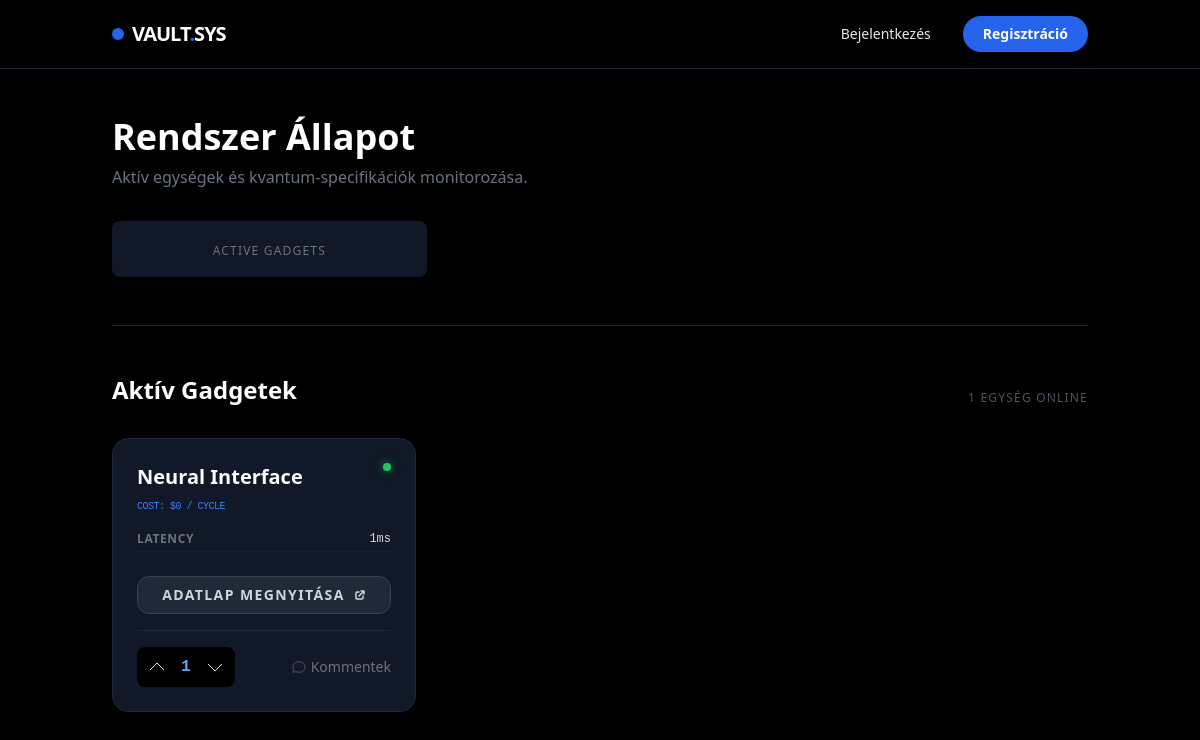
The page / on the database its author committed.
### apps/challenges/models.py (models this page shows, shortened)
class Gadget(models.Model):
    name = models.CharField(max_length=255)
    slug = models.SlugField(unique=True, blank=True)
    specs = models.JSONField(default=dict, blank=True)
    main_image = models.ImageField(upload_to='gadgets/%Y/%m/%d/', null=True, blank=True)
    operating_cost = models.DecimalField(max_digits=15, decimal_places=2, default=0.00)
    operating_cost = models.DecimalField(max_digits=15, decimal_places=2, default=0.00)
    prerequisite = models.ForeignKey(
        'self',
        on_delete=models.SET_NULL,
        null=True,
        blank=True,
        related_name='unlocks'
    )
    readme_content = models.TextField(
        blank=True,
        help_text="Írj Markdown formátumban, mint a GitHubon"
    )
    external_links = models.JSONField(default=list, blank=True)
    created_at = models.DateTimeField(auto_now_add=True)
    @property
    def total_score(self):
        return sum(v.value for v in self.votes.all())

class Vote(models.Model):
    VOTE_CHOICES = ( (1, 'Up'), (-1, 'Down') )
    gadget = models.ForeignKey('Gadget', on_delete=models.CASCADE, related_name='votes')
    user = models.ForeignKey(User, on_delete=models.CASCADE)
    value = models.IntegerField(choices=VOTE_CHOICES)
    class Meta:
        unique_together = ('gadget', 'user') # Egy felhasználó csak egyszer szavazhat egy gadgetre

### apps/challenges/views.py (the view)
# urls.py: path('', DashboardView.as_view(), name='dashboard'),
class DashboardView(View):
    def get(self, request):
        gadgets = Gadget.objects.all().order_by('operating_cost')
        user_unlocked_ids = [g.id for g in gadgets if g.operating_cost == 0]
        return render(request, 'challenges/index.html', {
            'gadgets': gadgets,
            'user_unlocked_ids': user_unlocked_ids
        })

### templates/challenges/index.html (shortened to what this page needs)
{% load static %}
<!DOCTYPE html>
<html lang="hu">
<head>
    <script src="https://cdn.tailwindcss.com"></script>
</head>
<body class="bg-black text-gray-200 font-sans selection:bg-blue-500/30">
    <nav class="sticky top-0 z-50 bg-black/80 backdrop-blur-md border-b border-gray-800">
        <div class="container mx-auto px-6 py-4 flex justify-between items-center">
            <div class="flex items-center space-x-2">
                <div class="w-3 h-3 bg-blue-600 rounded-full animate-pulse"></div>
                <span class="text-xl font-black tracking-tighter text-white">VAULT<span class="text-blue-600">.</span>SYS</span>
            </div>
            <div class="hidden md:flex items-center space-x-8">
                {% if user.is_authenticated %}
                    <div class="flex items-center space-x-4">
                        <span class="text-sm text-gray-500">Operátor: <span class="text-blue-400 font-mono">{{ user.username }}</span></span>
                        {% include "partials/_logout_button.html" %}
                    </div>
                {% else %}
                    <a href="{% url 'accounts:login' %}" class="text-sm font-medium hover:text-white transition">Bejelentkezés</a>
                    <a href="{% url 'accounts:register' %}" class="bg-blue-600 hover:bg-blue-700 text-white px-5 py-2 rounded-full text-sm font-bold transition">Regisztráció</a>
                {% endif %}
            </div>
        </div>
    </nav>
    <main class="container mx-auto px-6 py-12">
        <section class="mb-12">
            <h1 class="text-4xl font-extrabold text-white mb-2">Rendszer Állapot</h1>
            <p class="text-gray-500 mb-8">Aktív egységek és kvantum-specifikációk monitorozása.</p>
            {% include "partials/_stat_grid.html" with stats=stats %}
        </section>
        <hr class="border-gray-800 mb-12">
        <section>
            <div class="flex justify-between items-end mb-8">
                <h2 class="text-2xl font-bold text-white">Aktív Gadgetek</h2>
                <span class="text-xs text-gray-600 uppercase tracking-widest">{{ gadgets|length }} Egység online</span>
            </div>
            <div class="grid grid-cols-1 md:grid-cols-2 lg:grid-cols-3 gap-8">
                {% for gadget in gadgets %}
                    {% include "partials/_gadget_card.html" with gadget=gadget %}
                {% endfor %}
            </div>
        </section>
    </main>
</body>
</html>

### templates/partials/_gadget_card.html (shortened to what this page needs)
<div class="bg-gray-900 rounded-2xl border border-gray-800 p-6 flex flex-col h-full hover:border-blue-500/50 transition-all duration-300 group shadow-lg relative overflow-hidden">
    <div class="flex justify-between items-start mb-4">
        <div>
            <h3 class="text-xl font-bold text-white group-hover:text-blue-400 transition-colors">
                {{ gadget.name }}
            </h3>
            <span class="text-[10px] text-blue-500 font-mono uppercase tracking-tighter">
                Cost: ${{ gadget.operating_cost|floatformat:0 }} / Cycle
            </span>
        </div>
        <div class="w-2 h-2 bg-green-500 rounded-full shadow-[0_0_8px_rgba(34,197,94,0.6)]"></div>
    </div>
    <div class="flex-grow">
        <ul class="space-y-2 mb-6">
            {% for key, value in gadget.specs.items|slice:":3" %}
            <li class="flex justify-between text-xs border-b border-gray-800/50 pb-1">
                <span class="text-gray-500 uppercase tracking-wider font-semibold">{{ key }}</span>
                <span class="text-gray-300 font-mono">{{ value }}</span>
            </li>
            {% endfor %}
        </ul>
    </div>
    <div class="space-y-4">
        <a href="{% url 'challenges:detail' gadget.slug %}"
           target="_blank"
           class="block text-center w-full py-2 rounded-xl bg-gray-800 hover:bg-gray-700 text-gray-300 text-sm font-bold transition-all border border-gray-700 uppercase tracking-widest">
            Adatlap megnyitása
            <svg xmlns="http://www.w3.org/2000/svg" class="h-3 w-3 inline ml-1 mb-0.5" fill="none" viewBox="0 0 24 24" stroke="currentColor">
                <path stroke-linecap="round" stroke-linejoin="round" stroke-width="3" d="M10 6H6a2 2 0 00-2 2v10a2 2 0 002 2h10a2 2 0 002-2v-4M14 4h6m0 0v6m0-6L10 14" />
            </svg>
        </a>
        {% include "partials/_interaction_bar.html" with gadget=gadget %}
    </div>
</div>

### templates/partials/_interaction_bar.html
<div class="flex items-center justify-between mt-4 pt-4 border-t border-gray-800">
    <div class="flex items-center space-x-2 bg-black rounded-lg p-1">
        <button onclick="vote({{ gadget.id }}, 1)" class="p-1 hover:text-green-500 transition">
            <svg class="w-6 h-6" fill="none" stroke="currentColor" viewBox="0 0 24 24"><path d="M5 15l7-7 7 7"></path></svg>
        </button>
        <span class="font-mono font-bold text-blue-400" id="score-{{ gadget.id }}">{{ gadget.total_score }}</span>
        <button onclick="vote({{ gadget.id }}, -1)" class="p-1 hover:text-red-500 transition">
            <svg class="w-6 h-6" fill="none" stroke="currentColor" viewBox="0 0 24 24"><path d="M19 9l-7 7-7-7"></path></svg>
        </button>
    </div>
    <button class="text-sm text-gray-500 hover:text-white transition flex items-center">
        <svg class="w-4 h-4 mr-1" fill="none" stroke="currentColor" viewBox="0 0 24 24"><path d="M8 10h.01M12 10h.01M16 10h.01M21 12c0 4.418-4.03 8-9 8a9.863 9.863 0 01-4.255-.949L3 20l1.395-3.72C3.512 15.042 3 13.574 3 12c0-4.418 4.03-8 9-8s9 3.582 9 8z"></path></svg>
        Kommentek
    </button>
</div>

### rows shown on the page
Gadget: name "Neural Interface", operating_cost "0", specs "LATENCY", specs "1ms", total_score "1"

### other values the page prints
{{ gadgets|length }} "1"
